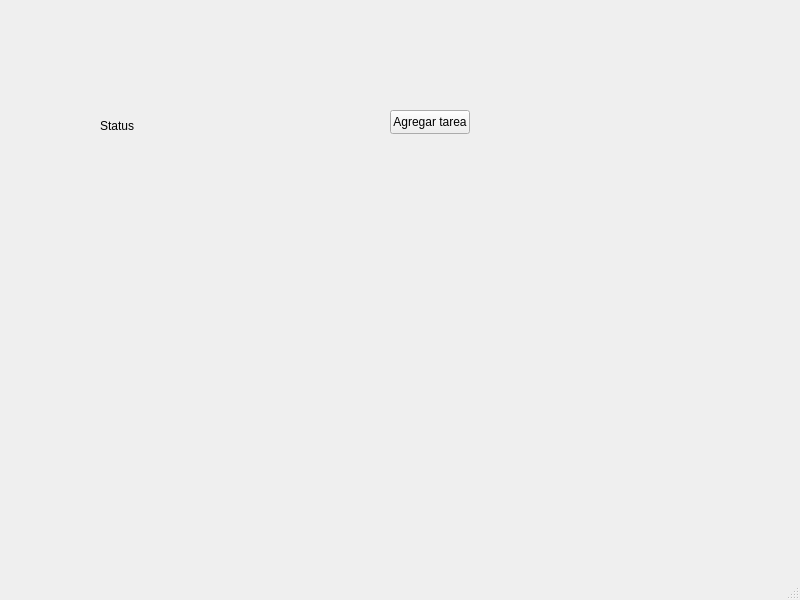
<?xml version="1.0" encoding="UTF-8"?>
<ui version="4.0">
 <class>MainWindow</class>
 <widget class="QMainWindow" name="MainWindow">
  <property name="geometry">
   <rect>
    <x>0</x>
    <y>0</y>
    <width>800</width>
    <height>600</height>
   </rect>
  </property>
  <property name="windowTitle">
   <string>MainWindow</string>
  </property>
  <widget class="QWidget" name="centralwidget">
   <widget class="QLabel" name="statusLabel">
    <property name="geometry">
     <rect>
      <x>100</x>
      <y>50</y>
      <width>221</width>
      <height>151</height>
     </rect>
    </property>
    <property name="text">
     <string>Status</string>
    </property>
   </widget>
   <widget class="QPushButton" name="addTaskButton">
    <property name="geometry">
     <rect>
      <x>390</x>
      <y>110</y>
      <width>80</width>
      <height>24</height>
     </rect>
    </property>
    <property name="text">
     <string>Agregar tarea</string>
    </property>
   </widget>
  </widget>
  <widget class="QMenuBar" name="menubar">
   <property name="geometry">
    <rect>
     <x>0</x>
     <y>0</y>
     <width>800</width>
     <height>21</height>
    </rect>
   </property>
  </widget>
  <widget class="QStatusBar" name="statusbar"/>
 </widget>
 <resources/>
 <connections/>
</ui>
